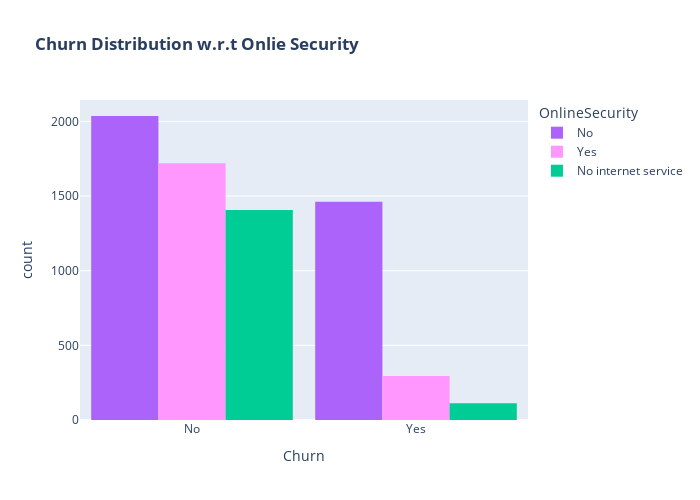

Here is the notebook cell this chart was saved with:
### Code cell
# Churn Distributions w.r.t. Online Security

color_map={'Yes':'#FF97FF','No':'#AB63FA'}

fig=px.histogram(df,x='Churn',color='OnlineSecurity',barmode='group',title='<b>Churn Distribution w.r.t Onlie Security',color_discrete_map=color_map)

fig.update_layout(width=700,height=500,bargap=0.1)

fig.show()

### Figure 1 — Plotly figure (JSON) as saved in the notebook; plotly's stock layout.template omitted (floating-point values rounded to 4 significant figures; data arrays with more than 128 entries replaced by an {"elided": "..."} marker saying what was removed)
{"data": [{"alignmentgroup": "True", "bingroup": "x", "hovertemplate": "OnlineSecurity=No<br>Churn=%{x}<br>count=%{y}<extra></extra>", "legendgroup": "No", "marker": {"color": "#AB63FA", "pattern": {"shape": ""}}, "name": "No", "offsetgroup": "No", "orientation": "v", "showlegend": true, "type": "histogram", "x": {"elided": "3497 str values"}, "xaxis": "x", "yaxis": "y"}, {"alignmentgroup": "True", "bingroup": "x", "hovertemplate": "OnlineSecurity=Yes<br>Churn=%{x}<br>count=%{y}<extra></extra>", "legendgroup": "Yes", "marker": {"color": "#FF97FF", "pattern": {"shape": ""}}, "name": "Yes", "offsetgroup": "Yes", "orientation": "v", "showlegend": true, "type": "histogram", "x": {"elided": "2015 str values"}, "xaxis": "x", "yaxis": "y"}, {"alignmentgroup": "True", "bingroup": "x", "hovertemplate": "OnlineSecurity=No internet service<br>Churn=%{x}<br>count=%{y}<extra></extra>", "legendgroup": "No internet service", "marker": {"color": "#00cc96", "pattern": {"shape": ""}}, "name": "No internet service", "offsetgroup": "No internet service", "orientation": "v", "showlegend": true, "type": "histogram", "x": {"elided": "1520 str values"}, "xaxis": "x", "yaxis": "y"}], "layout": {"bargap": 0.1, "barmode": "group", "height": 500, "legend": {"title": {"text": "OnlineSecurity"}, "tracegroupgap": 0}, "title": {"text": "<b>Churn Distribution w.r.t Onlie Security"}, "width": 700, "xaxis": {"anchor": "y", "autorange": true, "domain": [0, 1], "range": [-0.5, 1.5], "title": {"text": "Churn"}, "type": "category"}, "yaxis": {"anchor": "x", "autorange": true, "domain": [0, 1], "range": [0, 2143.0], "title": {"text": "count"}}}}
